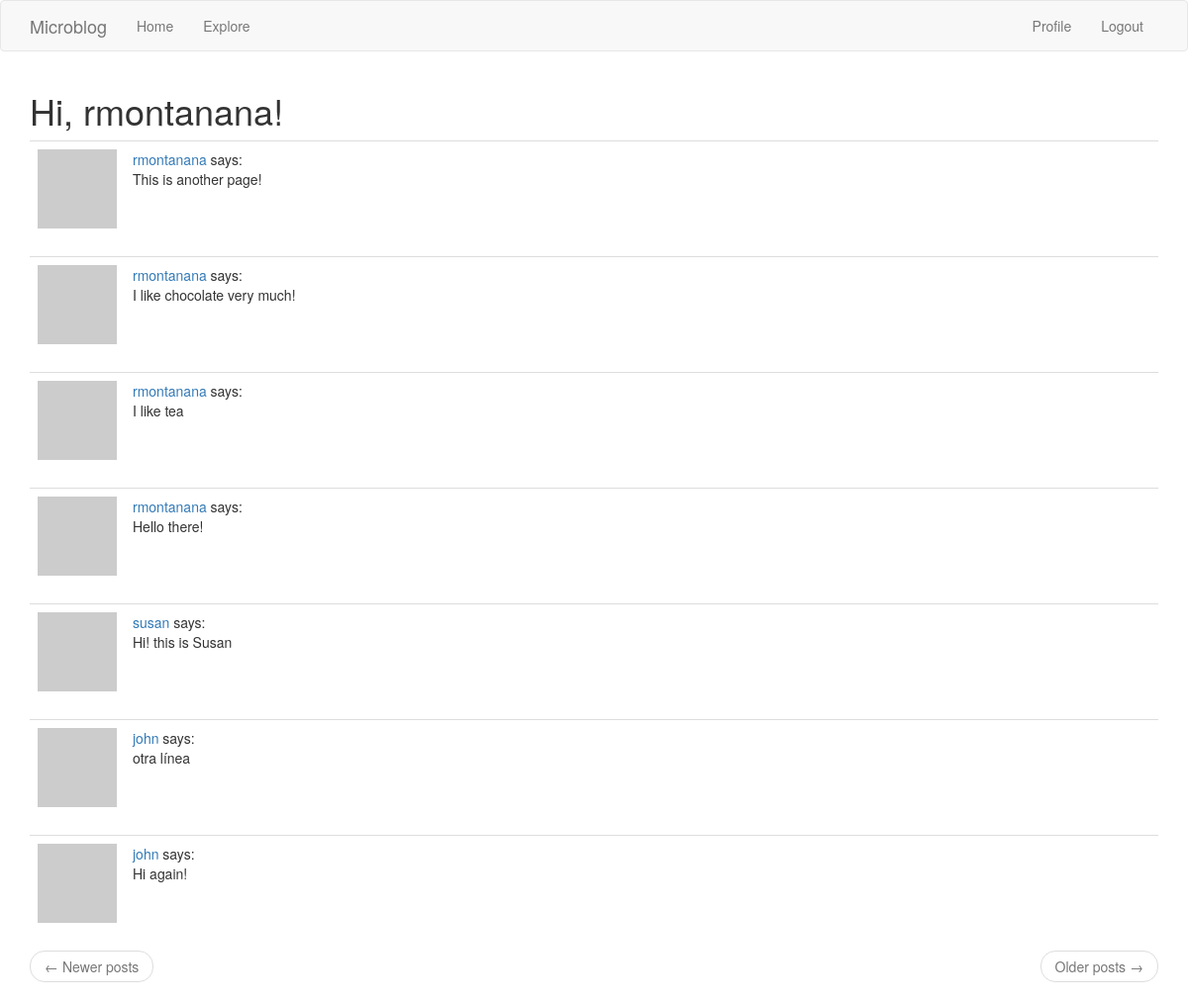
Screenshot of /explore (signed in) with the database file from the repository.
### app/models.py (models this page shows, shortened)
class User(UserMixin, db.Model):
    id = db.Column(db.Integer, primary_key=True)
    username = db.Column(db.String(64), index=True, unique=True)
    email = db.Column(db.String(120), index=True, unique=True)
    password_hash = db.Column(db.String(128))
    posts = db.relationship("Post", backref="author", lazy="dynamic")
    about_me = db.Column(db.String(140))
    last_seen = db.Column(db.DateTime, default=datetime.utcnow)
    followed = db.relationship(
        "User",
        secondary=followers,
        primaryjoin=(followers.c.follower_id == id),
        secondaryjoin=(followers.c.followed_id == id),
        backref=db.backref("followers", lazy="dynamic"),
        lazy="dynamic",
    )
    def avatar(self, size):
        digest = md5(self.email.lower().encode("utf-8")).hexdigest()
        return "https://www.gravatar.com/avatar/{}?d=identicon&s={}".format(
            digest, size
        )

class Post(db.Model):
    id = db.Column(db.Integer, primary_key=True)
    body = db.Column(db.String(140))
    timestamp = db.Column(db.DateTime, index=True, default=datetime.utcnow)
    user_id = db.Column(db.Integer, db.ForeignKey("user.id"))

### app/routes.py (the view)
@app.route("/explore")
@login_required
def explore():
    page = request.args.get("page", 1, type=int)
    posts = Post.query.order_by(Post.timestamp.desc()).paginate(
        page=page, per_page=app.config["POSTS_PER_PAGE"], error_out=False
    )
    next_url = (
        url_for("explore", page=posts.next_num) if posts.has_next else None
    )
    prev_url = (
        url_for("explore", page=posts.prev_num) if posts.has_prev else None
    )
    return render_template(
        "index.html",
        title="Explore",
        posts=posts.items,
        next_url=next_url,
        prev_url=prev_url,
    )

### app/models.py (called while the page is built)
@login.user_loader
def load_user(id):
    return User.query.get(int(id))

### app/routes.py (called while the page is built)
@app.before_request
def before_request():
    if current_user.is_authenticated:
        current_user.last_seen = datetime.utcnow()
        db.session.commit()

### app/templates/index.html (shortened to what this page needs)
{% extends "base.html" %}
{% import 'bootstrap/wtf.html' as wtf %}
{% block app_content %}
    <h1>Hi, {{ current_user.username }}!</h1>
    {% for post in posts %}
        {% include '_post.html' %}
    {% endfor %}
    <nav aria-label="...">
        <ul class="pager">
            <li class="previous{% if not prev_url %} disabled{% endif %}">
                <a href="{{ prev_url or '#' }}">
                    <span aria-hidden="true">&larr;</span> Newer posts
                </a>
            </li>
            <li class="next{% if not next_url %} disabled{% endif %}">
                <a href="{{ next_url or '#' }}">
                    Older posts <span aria-hidden="true">&rarr;</span>
                </a>
            </li>
        </ul>
    </nav>
{% endblock %}

### app/templates/_post.html
<table class="table table-hover">
  <tr>
      <td width="70px">
          <a href="{{ url_for('user', username=post.author.username) }}">
              <img src="{{ post.author.avatar(70) }}" />
          </a>
      </td>
      <td>
          <a href="{{ url_for('user', username=post.author.username) }}">
              {{ post.author.username }}
          </a>
          says:
          <br>
          {{ post.body }}
      </td>
  </tr>
</table>

### rows the page displays
User: username "rmontanana"
Post: author.username "rmontanana", body "This is another page!"
Post: author.username "rmontanana", body "I like chocolate very much!"
Post: author.username "rmontanana", body "I like tea"
Post: author.username "rmontanana", body "Hello there!"
Post: author.username "susan", body "Hi! this is Susan"
Post: author.username "john", body "otra línea"
Post: author.username "john", body "Hi again!"
